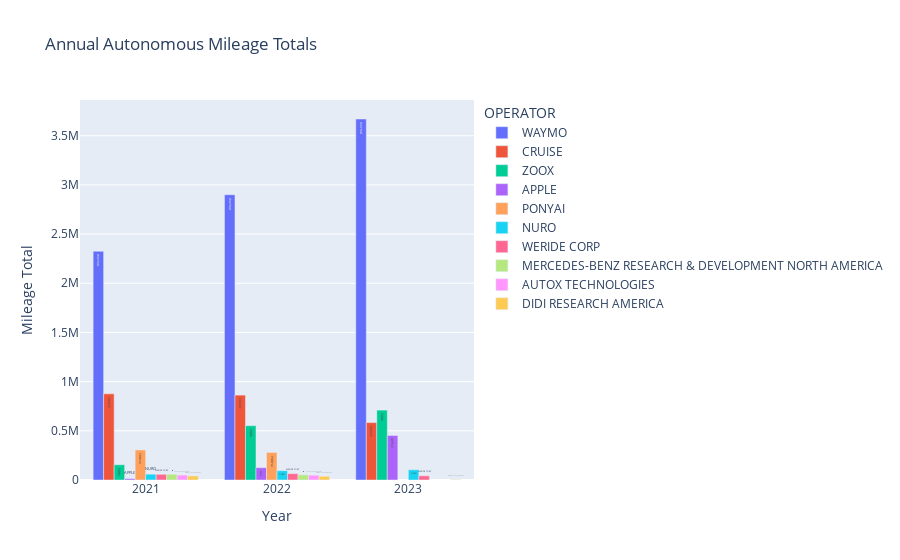

Notebook code for this chart:
### Code cell
# Aggregate the sum of "Mileage Total" by "Year" and "Manufacturer"
agg_df = mileage_df.groupby(['OPERATOR', 'Year'])['Mileage Total'].sum().reset_index()

# Filter to include only data for the top 10 operators
top_10_operators = mileage_df.groupby('OPERATOR')['Mileage Total'].sum().nlargest(10).index
top_miles = agg_df[agg_df['OPERATOR'].isin(top_10_operators)]
manufacturer_order = agg_df.groupby('OPERATOR')['Mileage Total'].sum().sort_values(ascending=False).index

line_go_up = mileage_df.groupby(['Year'])['Mileage Total'].sum().reset_index()


# Create the bar plot

fig = px.bar(top_miles, x='Year', y='Mileage Total', color='OPERATOR', text="OPERATOR", title='Annual Autonomous Mileage Totals', category_orders={'OPERATOR': manufacturer_order})
fig.update_layout(xaxis_title='Year', yaxis_title='Mileage Total', barmode="group")
fig.update_xaxes(tickvals=[2021, 2022, 2023])
fig.show()
'''
### Duplicate of above, but line - Better for comparing operators
fig = px.line(top_miles, x='Year', y='Mileage Total', color='OPERATOR', text="OPERATOR", title='Annual Mileage Total by Operator')
fig.update_layout(xaxis_title='Year', yaxis_title='Mileage Total')
fig.update_xaxes(tickvals=[2021, 2022, 2023])
fig.show()
'''




operators = top_miles['OPERATOR'].unique()
palette = Viridis[len(operators)]

# Creating a FactorRange for the x-axis to accommodate grouped categories
factors = [(str(year), operator) for year in sorted(top_miles['Year'].unique()) for operator in operators]

# Grouped bar data
grouped_data = {
    'years_operators': factors,
    'mileage': [top_miles[(top_miles['Year'] == int(year)) & (top_miles['OPERATOR'] == operator)]['Mileage Total'].sum() for year, operator in factors]
}

source_grouped = ColumnDataSource(grouped_data)

unique_years = sorted(top_miles['Year'].unique().astype(str))
line_x_values = [(year, operators[0]) for year in unique_years]  # Pair each year with the first operator to align with the FactorRange

# Update the line graph to use these adjusted x-values
# We need to prepare the data in the format expected by Bokeh
line_data = {
    'x_values': line_x_values,
    'y_values': line_go_up['Mileage Total']
}

# Line data
source_line = ColumnDataSource(line_go_up)

output_notebook()

p = figure(x_range=FactorRange(*factors), height=800, title="Mileage by Year and Operator",
           toolbar_location=None, tools="", width=2000)

# Grouped bars
p.vbar(x='years_operators', top='mileage', width=0.9, source=source_grouped,
       line_color='white', fill_color=factor_cmap('years_operators', palette=palette, factors=operators, start=1, end=2))

# Line graph
p.line(x='x_values', y='y_values', source=source_line, line_width=2, color="red", legend_label="Yearly Total")

# Styling
p.y_range.start = 0
p.x_range.range_padding = 0.1
p.xaxis.major_label_orientation = 1
p.xgrid.grid_line_color = None
p.legend.location = "top_left"

show(p)

### Figure 1 — Plotly figure (JSON) as saved in the notebook; plotly's stock layout.template omitted (floating-point values rounded to 4 significant figures)
{"data": [{"alignmentgroup": "True", "hovertemplate": "OPERATOR=%{text}<br>Year=%{x}<br>Mileage Total=%{y}<extra></extra>", "legendgroup": "WAYMO", "marker": {"color": "#636efa", "pattern": {"shape": ""}}, "name": "WAYMO", "offsetgroup": "WAYMO", "orientation": "v", "showlegend": true, "text": ["WAYMO", "WAYMO", "WAYMO"], "textposition": "auto", "type": "bar", "x": [2021, 2022, 2023], "xaxis": "x", "y": [2326000.0, 2900000.0, 3670000.0], "yaxis": "y"}, {"alignmentgroup": "True", "hovertemplate": "OPERATOR=%{text}<br>Year=%{x}<br>Mileage Total=%{y}<extra></extra>", "legendgroup": "CRUISE", "marker": {"color": "#EF553B", "pattern": {"shape": ""}}, "name": "CRUISE", "offsetgroup": "CRUISE", "orientation": "v", "showlegend": true, "text": ["CRUISE", "CRUISE", "CRUISE"], "textposition": "auto", "type": "bar", "x": [2021, 2022, 2023], "xaxis": "x", "y": [876100.0, 863100.0, 583600.0], "yaxis": "y"}, {"alignmentgroup": "True", "hovertemplate": "OPERATOR=%{text}<br>Year=%{x}<br>Mileage Total=%{y}<extra></extra>", "legendgroup": "ZOOX", "marker": {"color": "#00cc96", "pattern": {"shape": ""}}, "name": "ZOOX", "offsetgroup": "ZOOX", "orientation": "v", "showlegend": true, "text": ["ZOOX", "ZOOX", "ZOOX"], "textposition": "auto", "type": "bar", "x": [2021, 2022, 2023], "xaxis": "x", "y": [155125, 552133, 710400.0], "yaxis": "y"}, {"alignmentgroup": "True", "hovertemplate": "OPERATOR=%{text}<br>Year=%{x}<br>Mileage Total=%{y}<extra></extra>", "legendgroup": "APPLE", "marker": {"color": "#ab63fa", "pattern": {"shape": ""}}, "name": "APPLE", "offsetgroup": "APPLE", "orientation": "v", "showlegend": true, "text": ["APPLE", "APPLE", "APPLE"], "textposition": "auto", "type": "bar", "x": [2021, 2022, 2023], "xaxis": "x", "y": [13272, 125100.0, 452700.0], "yaxis": "y"}, {"alignmentgroup": "True", "hovertemplate": "OPERATOR=%{text}<br>Year=%{x}<br>Mileage Total=%{y}<extra></extra>", "legendgroup": "PONYAI", "marker": {"color": "#FFA15A", "pattern": {"shape": ""}}, "name": "PONYAI", "offsetgroup": "PONYAI", "orientation": "v", "showlegend": true, "text": ["PONYAI", "PONYAI"], "textposition": "auto", "type": "bar", "x": [2021, 2022], "xaxis": "x", "y": [305600.0, 280412], "yaxis": "y"}, {"alignmentgroup": "True", "hovertemplate": "OPERATOR=%{text}<br>Year=%{x}<br>Mileage Total=%{y}<extra></extra>", "legendgroup": "NURO", "marker": {"color": "#19d3f3", "pattern": {"shape": ""}}, "name": "NURO", "offsetgroup": "NURO", "orientation": "v", "showlegend": true, "text": ["NURO", "NURO", "NURO"], "textposition": "auto", "type": "bar", "x": [2021, 2022, 2023], "xaxis": "x", "y": [59100.0, 94980.0, 104000.0], "yaxis": "y"}, {"alignmentgroup": "True", "hovertemplate": "OPERATOR=%{text}<br>Year=%{x}<br>Mileage Total=%{y}<extra></extra>", "legendgroup": "WERIDE CORP", "marker": {"color": "#FF6692", "pattern": {"shape": ""}}, "name": "WERIDE CORP", "offsetgroup": "WERIDE CORP", "orientation": "v", "showlegend": true, "text": ["WERIDE CORP", "WERIDE CORP", "WERIDE CORP"], "textposition": "auto", "type": "bar", "x": [2021, 2022, 2023], "xaxis": "x", "y": [57970.0, 64560.0, 42380.0], "yaxis": "y"}, {"alignmentgroup": "True", "hovertemplate": "OPERATOR=%{text}<br>Year=%{x}<br>Mileage Total=%{y}<extra></extra>", "legendgroup": "MERCEDES-BENZ RESEARCH & DEVELOPMENT NORTH AMERICA", "marker": {"color": "#B6E880", "pattern": {"shape": ""}}, "name": "MERCEDES-BENZ RESEARCH & DEVELOPMENT NORTH AMERICA", "offsetgroup": "MERCEDES-BENZ RESEARCH & DEVELOPMENT NORTH AMERICA", "orientation": "v", "showlegend": true, "text": ["MERCEDES-BENZ RESEARCH & DEVELOPMENT NORTH AMERICA", "MERCEDES-BENZ RESEARCH & DEVELOPMENT NORTH AMERICA"], "textposition": "auto", "type": "bar", "x": [2021, 2022], "xaxis": "x", "y": [58613, 52980.0], "yaxis": "y"}, {"alignmentgroup": "True", "hovertemplate": "OPERATOR=%{text}<br>Year=%{x}<br>Mileage Total=%{y}<extra></extra>", "legendgroup": "AUTOX TECHNOLOGIES", "marker": {"color": "#FF97FF", "pattern": {"shape": ""}}, "name": "AUTOX TECHNOLOGIES", "offsetgroup": "AUTOX TECHNOLOGIES", "orientation": "v", "showlegend": true, "text": ["AUTOX TECHNOLOGIES", "AUTOX TECHNOLOGIES"], "textposition": "auto", "type": "bar", "x": [2021, 2022], "xaxis": "x", "y": [50108, 49314], "yaxis": "y"}, {"alignmentgroup": "True", "hovertemplate": "OPERATOR=%{text}<br>Year=%{x}<br>Mileage Total=%{y}<extra></extra>", "legendgroup": "DIDI RESEARCH AMERICA", "marker": {"color": "#FECB52", "pattern": {"shape": ""}}, "name": "DIDI RESEARCH AMERICA", "offsetgroup": "DIDI RESEARCH AMERICA", "orientation": "v", "showlegend": true, "text": ["DIDI RESEARCH AMERICA", "DIDI RESEARCH AMERICA", "DIDI RESEARCH AMERICA"], "textposition": "auto", "type": "bar", "x": [2021, 2022, 2023], "xaxis": "x", "y": [40740.0, 38270.0, 4004.0], "yaxis": "y"}], "layout": {"barmode": "group", "legend": {"title": {"text": "OPERATOR"}, "tracegroupgap": 0}, "title": {"text": "Annual Autonomous Mileage Totals"}, "xaxis": {"anchor": "y", "domain": [0, 1], "tickvals": [2021, 2022, 2023], "title": {"text": "Year"}}, "yaxis": {"anchor": "x", "domain": [0, 1], "title": {"text": "Mileage Total"}}}}
